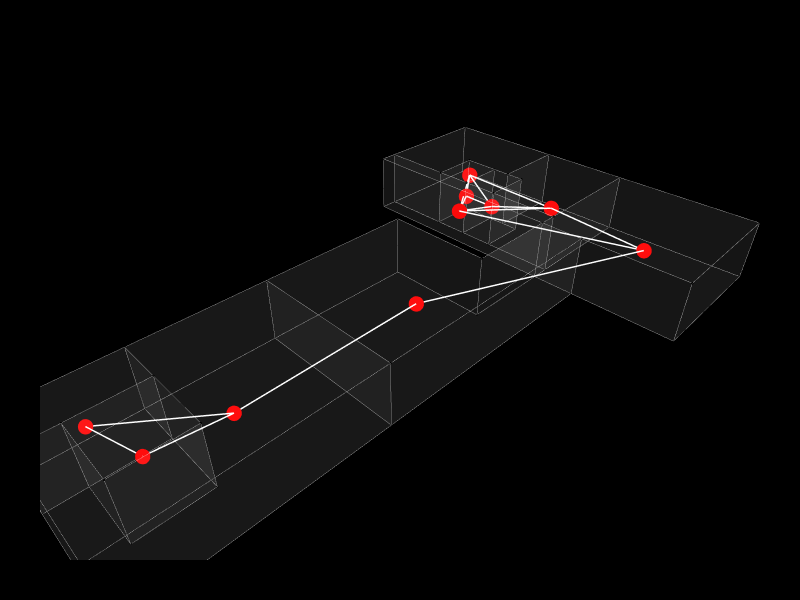

The cell this chart's notebook holds for it:
### Markdown cell above
## 8. Dual Graph

One vertex per room (cell centroid); an edge between every pair of rooms that share a wall face.

### Code cell
g_dual = Graph.ByTopology(cc)
print(f"Dual — Nodes: {len(Graph.Vertices(g_dual))}, Edges: {len(Graph.Edges(g_dual))}")

for v in Graph.Vertices(g_dual):
    Topology.SetDictionary(v, Dictionary.ByKeysValues(["size", "color"], [18, "red"]))
for e in Graph.Edges(g_dual):
    Topology.SetDictionary(e, Dictionary.ByKeysValues(["width", "color"], [3, "white"]))

fig = Topology.Show(
    cc, g_dual,
    faceColor="white", faceOpacity=0.05,
    edgeColor="white", edgeWidth=0.5,
    vertexSizeKey="size", vertexColorKey="color",
    edgeWidthKey="width", edgeColorKey="color",
    showVertices=True,
    backgroundColor="black",
    width=800, height=600,
    renderer=renderer
)
if fig:
    fig.write_html("Images/03_dual_graph.html")

### Figure 1 — Plotly figure (JSON) as saved in the notebook; plotly's stock layout.template omitted (floating-point values rounded to 4 significant figures; data arrays with more than 128 entries replaced by an {"elided": "..."} marker saying what was removed)
{"data": [{"customdata": ["", "", "", "", "", "", "", "", "", "", "", "", "", "", "", "", "", "", "", "", "", "", "", "", "", "", "", "", "", "", "", "", "", "", "", "", "", "", "", "", "", "", "", "", "", "", "", "", "", "", "", "", "", "", "", "", "", ""], "hoverinfo": "text", "hovertemplate": ["Click ", "Click ", "Click ", "Click ", "Click ", "Click ", "Click ", "Click ", "Click ", "Click ", "Click ", "Click ", "Click ", "Click ", "Click ", "Click ", "Click ", "Click ", "Click ", "Click ", "Click ", "Click ", "Click ", "Click ", "Click ", "Click ", "Click ", "Click ", "Click ", "Click ", "Click ", "Click ", "Click ", "Click ", "Click ", "Click ", "Click ", "Click ", "Click ", "Click ", "Click ", "Click ", "Click ", "Click ", "Click ", "Click ", "Click ", "Click ", "Click ", "Click ", "Click ", "Click ", "Click ", "Click ", "Click ", "Click ", "Click ", "Click "], "hovertext": ["", "", "", "", "", "", "", "", "", "", "", "", "", "", "", "", "", "", "", "", "", "", "", "", "", "", "", "", "", "", "", "", "", "", "", "", "", "", "", "", "", "", "", "", "", "", "", "", "", "", "", "", "", "", "", "", "", ""], "legendgroup": "1", "legendrank": 1, "marker": {"color": ["#000000", "#000000", "#000000", "#000000", "#000000", "#000000", "#000000", "#000000", "#000000", "#000000", "#000000", "#000000", "#000000", "#000000", "#000000", "#000000", "#000000", "#000000", "#000000", "#000000", "#000000", "#000000", "#000000", "#000000", "#000000", "#000000", "#000000", "#000000", "#000000", "#000000", "#000000", "#000000", "#000000", "#000000", "#000000", "#000000", "#000000", "#000000", "#000000", "#000000", "#000000", "#000000", "#000000", "#000000", "#000000", "#000000", "#000000", "#000000", "#000000", "#000000", "#000000", "#000000", "#000000", "#000000", "#000000", "#000000", "#000000", "#000000"], "line": {"width": 0}, "opacity": 1, "size": [2.8, 2.8, 2.8, 2.8, 2.8, 2.8, 2.8, 2.8, 2.8, 2.8, 2.8, 2.8, 2.8, 2.8, 2.8, 2.8, 2.8, 2.8, 2.8, 2.8, 2.8, 2.8, 2.8, 2.8, 2.8, 2.8, 2.8, 2.8, 2.8, 2.8, 2.8, 2.8, 2.8, 2.8, 2.8, 2.8, 2.8, 2.8, 2.8, 2.8, 2.8, 2.8, 2.8, 2.8, 2.8, 2.8, 2.8, 2.8, 2.8, 2.8, 2.8, 2.8, 2.8, 2.8, 2.8, 2.8, 2.8, 2.8], "sizemode": "diameter", "symbol": "circle"}, "mode": "markers", "name": "1: Untitled (Vertices)", "showlegend": false, "text": ["", "", "", "", "", "", "", "", "", "", "", "", "", "", "", "", "", "", "", "", "", "", "", "", "", "", "", "", "", "", "", "", "", "", "", "", "", "", "", "", "", "", "", "", "", "", "", "", "", "", "", "", "", "", "", "", "", ""], "type": "scatter3d", "x": [78, 99, 78, 99, 75, 75, 75, 99, 75, 75, 99, 75, 78, 86, 86, 99, 78, 99, 86, 86, 75, 78, 78, 78, 75, 78, 78, 78, 35, 35, 60, 60, 35, 60, 60, 35, 86, 86, 86, 99, 86, 99, 0, 0, 5, 5, 15, 15, 15, 0, 0, 5, 5, 15, 15, 15, 0, 0], "y": [7, 7, 7, 7, -17, 0, 7, -17, 7, -17, -17, 0, 19, 19, 22, 22, 19, 22, 22, 19, 43, 43, 31, 25, 43, 25, 31, 43, 0, 24, 24, 7, 0, 7, 24, 24, 25, 25, 31, 43, 31, 43, 0, 17, 17, 7, 7, 17, 24, 0, 17, 17, 7, 7, 17, 24, 24, 24], "z": [10, 10, 0, 0, 10, 10, 10, 10, 0, 0, 0, 0, 10, 10, 10, 10, 0, 0, 0, 0, 10, 10, 10, 10, 0, 0, 0, 0, 10, 10, 10, 10, 0, 0, 0, 0, 10, 0, 10, 10, 0, 0, 10, 10, 10, 10, 10, 10, 10, 0, 0, 0, 0, 0, 0, 0, 10, 0]}, {"hoverinfo": "text", "hovertext": [], "legendgroup": "2", "legendrank": 2, "line": {"color": "#FFFFFF", "dash": "solid", "width": 0.5}, "marker": {"color": "#FFFFFF", "size": 0.125, "symbol": "circle"}, "mode": "markers+lines", "name": "1: Untitled (Edges)", "showlegend": false, "text": [], "type": "scatter3d", "x": {"elided": "315 int values"}, "y": {"elided": "315 int values"}, "z": {"elided": "315 int values"}}, {"cmax": 1, "cmin": 0, "color": "#FFFFFF", "colorscale": [[0, "#440154"], [0.1111, "#482878"], [0.2222, "#3e4989"], [0.3333, "#31688e"], [0.4444, "#26828e"], [0.5556, "#1f9e89"], [0.6667, "#35b779"], [0.7778, "#6ece58"], [0.8889, "#b5de2b"], [1, "#fde725"]], "flatshading": true, "hoverinfo": "text", "hovertext": "", "i": {"elided": "154 int values"}, "j": {"elided": "154 int values"}, "k": {"elided": "154 int values"}, "legendgroup": "3", "legendrank": 3, "lighting": {"facenormalsepsilon": 0}, "name": "1: Untitled (Faces)", "opacity": 0.05, "showlegend": false, "showscale": false, "text": "", "type": "mesh3d", "x": [99, 99, 78, 78, 99, 75, 75, 75, 75, 75, 99, 75, 86, 78, 99, 86, 78, 86, 99, 86, 78, 75, 78, 78, 75, 78, 78, 78, 60, 35, 35, 60, 35, 60, 35, 60, 86, 86, 86, 99, 86, 99, 0, 0, 5, 15, 5, 15, 15, 0, 0, 5, 5, 15, 15, 15, 0, 0], "y": [7, 7, 7, 7, -17, 0, -17, 7, 7, 0, -17, -17, 19, 19, 22, 22, 19, 19, 22, 22, 43, 43, 31, 25, 43, 43, 31, 25, 7, 24, 0, 24, 0, 7, 24, 24, 25, 25, 31, 43, 31, 43, 17, 0, 7, 7, 17, 17, 24, 0, 17, 17, 7, 7, 17, 24, 24, 24], "z": [10, 0, 0, 10, 10, 10, 10, 10, 0, 0, 0, 0, 10, 10, 10, 10, 0, 0, 0, 0, 10, 10, 10, 10, 0, 0, 0, 0, 10, 10, 10, 10, 0, 0, 0, 0, 10, 0, 10, 10, 0, 0, 10, 10, 10, 10, 10, 10, 10, 0, 0, 0, 0, 0, 0, 0, 10, 0]}, {"hoverinfo": "text", "hovertext": [], "legendgroup": "6", "legendrank": 6, "line": {"color": "#FFFFFF", "dash": "solid", "width": 3}, "marker": {"color": "#FFFFFF", "size": 0.75, "symbol": "circle"}, "mode": "markers+lines", "name": "2: Untitled Graph (Edges)", "showlegend": false, "text": [], "type": "scatter3d", "x": [20.33, 7.5, null, 7.5, 10, null, 89.04, 89.77, null, 87, 89.04, null, 89.04, 82, null, 89.04, 76.5, null, 89.77, 82, null, 82, 89.77, null, 76.5, 89.77, null, 20.33, 10, null, 87, 76.5, null, 76.5, 82, null, 76.5, 82, null, 82, 82, null, 50.48, 20.33, null, 87, 50.48, null], "y": [10.59, 20.5, null, 20.5, 12, null, 14.01, 33.67, null, -5, 14.01, null, 14.01, 22, null, 14.01, 25, null, 33.67, 28, null, 22, 33.67, null, 25, 33.67, null, 10.59, 12, null, -5, 25, null, 25, 28, null, 25, 22, null, 22, 28, null, 10.73, 10.59, null, -5, 10.73, null], "z": [5, 5, null, 5, 5, null, 5, 5, null, 5, 5, null, 5, 5, null, 5, 5, null, 5, 5, null, 5, 5, null, 5, 5, null, 5, 5, null, 5, 5, null, 5, 5, null, 5, 5, null, 5, 5, null, 5, 5, null, 5, 5, null]}, {"customdata": ["", "", "", "", "", "", "", "", "", ""], "hoverinfo": "text", "hovertemplate": ["Click ", "Click ", "Click ", "Click ", "Click ", "Click ", "Click ", "Click ", "Click ", "Click "], "hovertext": ["", "", "", "", "", "", "", "", "", ""], "legendgroup": "5", "legendrank": 5, "marker": {"color": ["#FF0000", "#FF0000", "#FF0000", "#FF0000", "#FF0000", "#FF0000", "#FF0000", "#FF0000", "#FF0000", "#FF0000"], "line": {"width": 0}, "opacity": 1, "size": [18, 18, 18, 18, 18, 18, 18, 18, 18, 18], "sizemode": "diameter", "symbol": "circle"}, "mode": "markers", "name": "2: Untitled Graph (Vertices)", "showlegend": false, "text": ["", "", "", "", "", "", "", "", "", ""], "type": "scatter3d", "x": [7.5, 89.04, 89.77, 10, 76.5, 82, 50.48, 87, 20.33, 82], "y": [20.5, 14.01, 33.67, 12, 25, 28, 10.73, -5, 10.59, 22], "z": [5, 5, 5, 5, 5, 5, 5, 5, 5, 5]}], "layout": {"autosize": true, "height": 600, "margin": {"b": 40, "l": 40, "r": 40, "t": 40}, "paper_bgcolor": "#000000", "plot_bgcolor": "#000000", "scene": {"aspectmode": "data", "camera": {"center": {"x": 0, "y": 0, "z": 0}, "eye": {"x": -1.25, "y": -1.25, "z": 1.25}, "projection": {"type": "perspective"}, "up": {"x": 0, "y": 0, "z": 1}}, "xaxis": {"visible": false}, "yaxis": {"visible": false}, "zaxis": {"visible": false}}, "showlegend": true, "width": 800, "xaxis": {"showgrid": false, "visible": false, "zeroline": false}, "yaxis": {"showgrid": false, "visible": false, "zeroline": false}}}
